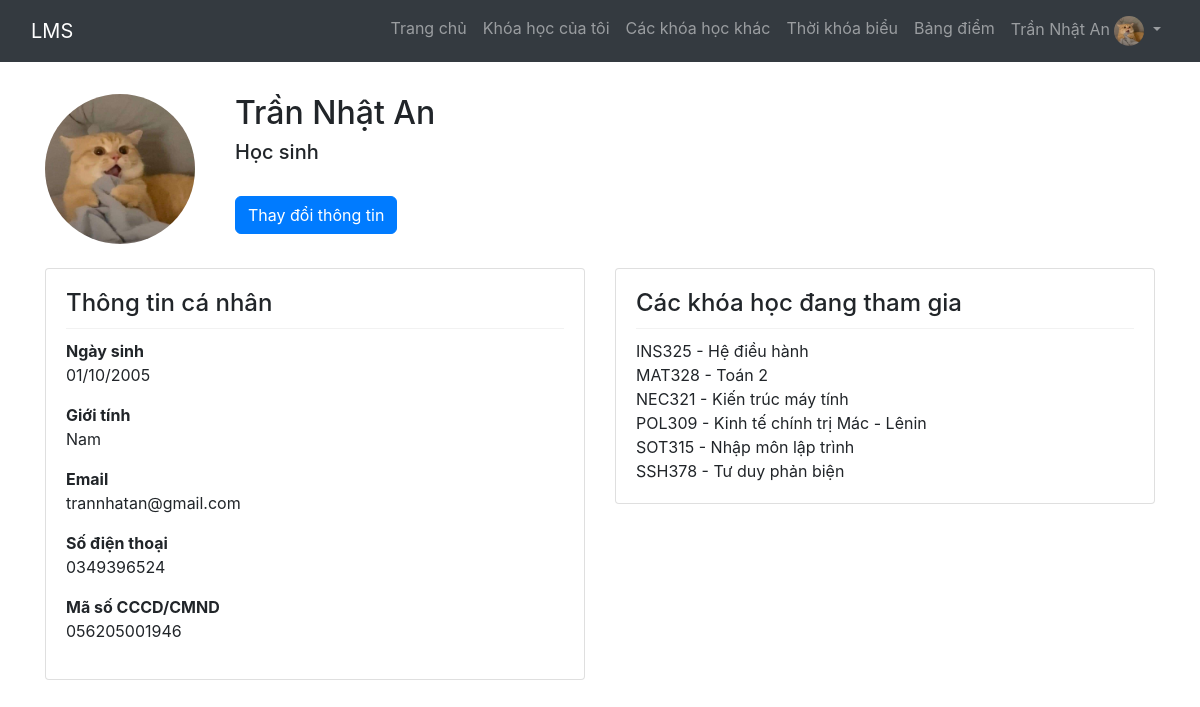
The page /student/my.php (signed in) on the database its author committed.
### tables this page shows
CREATE TABLE user
(
    user_id BIGINT PRIMARY KEY NOT NULL AUTO_INCREMENT,
    full_name VARCHAR(50) NOT NULL,
    date_of_birth DATE NOT NULL ,
    gender CHAR(1) NOT NULL,
    address VARCHAR(255) NOT NULL,
    phone VARCHAR(15) NOT NULL,
    email VARCHAR(255) NOT NULL,
    citizen_id VARCHAR(15) NOT NULL,
    image VARCHAR(255) NULL
);

CREATE TABLE course_member
(
  member_id INT PRIMARY KEY NOT NULL AUTO_INCREMENT,
  course_id INT NOT NULL,
  student_id BIGINT NOT NULL
);

CREATE TABLE course
(
    course_id INT PRIMARY KEY NOT NULL AUTO_INCREMENT,
    course_background VARCHAR(255),
    course_code VARCHAR(10) NOT NULL,
    course_name VARCHAR(255) NOT NULL,
    course_description TEXT NOT NULL,
    teacher_id BIGINT NOT NULL,
    start_date DATE NOT NULL,
    end_date DATE NOT NULL,
    status CHAR(1) NOT NULL
);

### student/my.php (the view, shortened to what this page needs)
<?php
include_once('layout.php');
include_once('../config/connect.php');
if (isset($_SESSION['full_name']))
{
    $user_id = $_SESSION['user_id'];
    $sql = "SELECT * FROM user WHERE user_id = $user_id";
    $result = mysqli_query($dbconnect, $sql);
}
else
{
    $username_now = "User not logged in";
}
?>
<!DOCTYPE html>
<html lang="en">
<head>
    <link rel="stylesheet" href="https://stackpath.bootstrapcdn.com/bootstrap/4.5.2/css/bootstrap.min.css">
</head>
<body>
    <?php
        mysqli_data_seek($result, 0);
        $row = mysqli_fetch_assoc($result)
    ?>
    <header class="container mt-4">
        <div class="row">
            <div class="col-md-2">
                <img src="../assets/images/course1.jpg" alt="Profile Image" class="profile-image">
            </div>
            <div class="col-md-10">
                <h2><?php echo $row['full_name'];?></h2>
                <h5>Học sinh</h5> <br>
                <button class="btn btn-primary rounded-end rounded-start" type="button" onclick="loadContent('st_create_acc')">Thay đổi thông tin</button>
            </div>
        </div>
    </header>
    <div class="container mt-4">
        <div class="row">
            <div class="col-md-6">
                <div class="card">
                    <div class="card-body">
                        <h4>Thông tin cá nhân</h4>
                        <hr class="info-divider">
                        <p>
                            <b>Ngày sinh</b>
                            <br> <?php echo date('d/m/Y', strtotime($row['date_of_birth'])); ?>
                        </p>
                        <p>
                            <b>Giới tính</b>
                            <br> <?php echo ($row['gender'] == "M" ? "Nam":"Nữ");?>
                        </p>
                        <p>
                            <b>Email</b>
                            <br> <?php echo $row['email'];?>
                        </p>
                        <p>
                            <b>Số điện thoại</b>
                            <br> <?php echo $row['phone'];?>
                        </p>
                        <p>
                            <b>Mã số CCCD/CMND</b>
                            <br> <?php echo $row['citizen_id'];?>
                        </p>
                    </div>
                </div>
            </div>
            <div class="col-md-6">
                <div class="card">
                    <div class="card-body">
                        <h4>Các khóa học đang tham gia</h4>
                        <hr class="info-divider">
                        <?php
                        $sql = "SELECT * FROM course co
                        INNER JOIN course_member cm ON co.course_id = cm.course_id
                        WHERE student_id = $user_id";
                        $result = mysqli_query($dbconnect, $sql);
                        while ($row = mysqli_fetch_array($result)) {
                            echo $row['course_code'] . " - " . $row['course_name'];
                            echo "<br>";
                        }
                        ?>
                    </div>
                </div>
            </div>
        </div>
    </div>
</body>
</html>

### student/layout.php (shortened to what this page needs)
<?php
if (isset($_SESSION['full_name']))
{
    $username_now = $_SESSION['full_name'];
}
else
{
    $username_now = "User not logged in";
}
?>
<!DOCTYPE html>
<html lang="en">
<head>
    <link rel="stylesheet" href="https://cdn.jsdelivr.net/npm/bootstrap@5.3.0/dist/css/bootstrap.min.css">
</head>
<body class="with-navbar">
    <nav class="navbar navbar-expand-lg navbar-dark bg-dark fixed-top">
        <div class="container-fluid">
            <a class="navbar-brand" href="#">LMS</a>
            <div class="collapse navbar-collapse" id="navbarNav">
                <ul class="navbar-nav ms-auto">
                    <li class="nav-item">
                        <a class="nav-link" href="index.php">Trang chủ</a>
                    </li>
                    <li class="nav-item">
                        <a class="nav-link" href="courses.php">Khóa học của tôi</a>
                    </li>
                    <li class="nav-item">
                        <a class="nav-link" href="othercourses.php">Các khóa học khác</a>
                    </li>
                    <li class="nav-item">
                        <a class="nav-link" href="schedule.php">Thời khóa biểu</a>
                    </li>
                    <li class="nav-item">
                        <a class="nav-link" href="grade.php">Bảng điểm</a>
                    </li>
                    <li class="nav-item dropdown">
                        <?php if (isset($username_now)) : ?>
                            <a class="nav-link dropdown-toggle" href="#" id="navbarDropdown" role="button"
                                data-bs-toggle="dropdown" aria-haspopup="true" aria-expanded="false">
                                <span>
                                    <?php echo $username_now; ?>
                                </span>
                                <img src="../assets/images/course1.jpg" alt="Avatar" class="rounded-circle" width="30"
                                    height="30">
                            </a>
                        <?php endif; ?>
                    </li>
                </ul>
            </div>
        </div>
    </nav>
</body>
</html>

### student/layout.php (style rules this page uses)
body { padding-top: 70px; }

### student/my.php (style rules this page uses)
.profile-image { border-radius: 50%; width: 150px; height: 150px; }
.info-divider { border: 0; height: 1px; background-color: #ccc; margin: 10px 0; }

### rows shown on the page
user: full_name "Trần Nhật An", date_of_birth "01/10/2005", email "trannhatan@gmail.com", phone "0349396524", citizen "056205001946"
course_member: course.course_code "INS325", course.course_name "Hệ điều hành"
course_member: course.course_code "MAT328", course.course_name "Toán 2"
course_member: course.course_code "NEC321", course.course_name "Kiến trúc máy tính"
course_member: course.course_code "POL309", course.course_name "Kinh tế chính trị Mác - Lênin"
course_member: course.course_code "SOT315", course.course_name "Nhập môn lập trình"
course_member: course.course_code "SSH378", course.course_name "Tư duy phản biện"

### other values the page prints
$username_now "Trần Nhật An"
